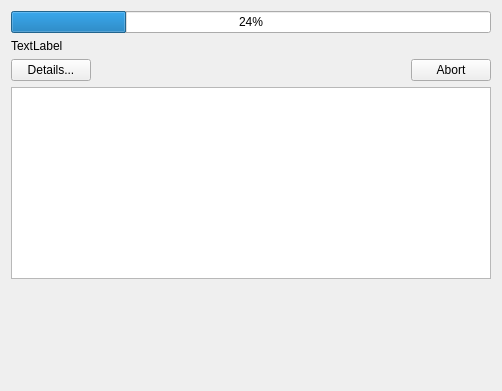
<?xml version="1.0" encoding="UTF-8"?>
<ui version="4.0">
 <class>WidgetCommandExec</class>
 <widget class="QWidget" name="WidgetCommandExec">
  <property name="geometry">
   <rect>
    <x>0</x>
    <y>0</y>
    <width>502</width>
    <height>391</height>
   </rect>
  </property>
  <property name="windowTitle">
   <string>Form</string>
  </property>
  <layout class="QGridLayout" name="gridLayout">
   <item row="0" column="0">
    <layout class="QVBoxLayout" name="verticalLayout">
     <item>
      <widget class="QProgressBar" name="progressBar">
       <property name="value">
        <number>24</number>
       </property>
      </widget>
     </item>
     <item>
      <widget class="QLabel" name="minOutputLabel">
       <property name="text">
        <string>TextLabel</string>
       </property>
      </widget>
     </item>
     <item>
      <layout class="QHBoxLayout" name="horizontalLayout">
       <item>
        <widget class="QPushButton" name="btnDetails">
         <property name="text">
          <string>Details...</string>
         </property>
        </widget>
       </item>
       <item>
        <spacer name="horizontalSpacer">
         <property name="orientation">
          <enum>Qt::Horizontal</enum>
         </property>
         <property name="sizeHint" stdset="0">
          <size>
           <width>40</width>
           <height>20</height>
          </size>
         </property>
        </spacer>
       </item>
       <item>
        <widget class="QPushButton" name="btnAbort">
         <property name="text">
          <string>Abort</string>
         </property>
        </widget>
       </item>
      </layout>
     </item>
     <item>
      <widget class="QTextEdit" name="txtDetailMessages">
       <property name="enabled">
        <bool>true</bool>
       </property>
      </widget>
     </item>
     <item>
      <spacer name="verticalSpacer">
       <property name="orientation">
        <enum>Qt::Vertical</enum>
       </property>
       <property name="sizeHint" stdset="0">
        <size>
         <width>20</width>
         <height>40</height>
        </size>
       </property>
      </spacer>
     </item>
    </layout>
   </item>
  </layout>
 </widget>
 <resources/>
 <connections/>
</ui>
